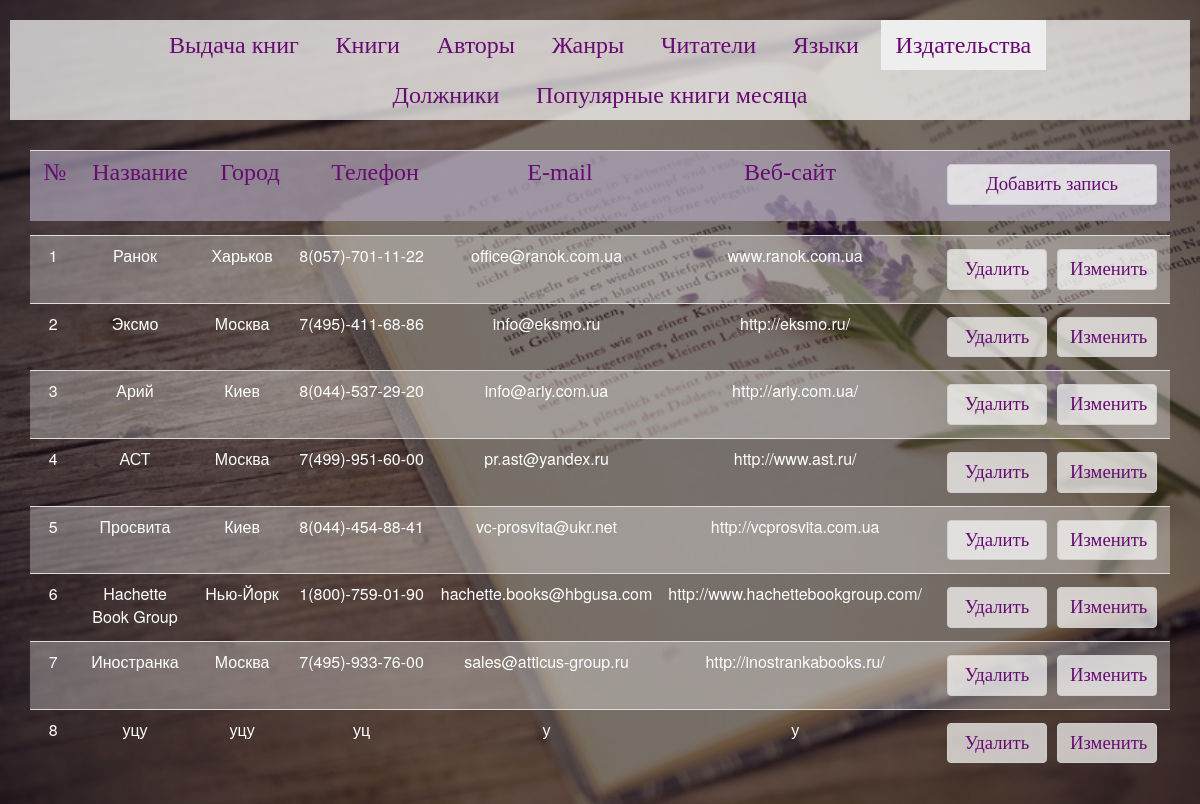
The page /tables/publishers.php on the database its author committed.
### tables this page shows
CREATE TABLE IF NOT EXISTS `publishers` (
  `publisher_id` int(11) NOT NULL AUTO_INCREMENT,
  `publish_name` varchar(30) NOT NULL,
  `city` varchar(30) NOT NULL,
  `phone_num` varchar(20) NOT NULL,
  `e_mail` varchar(40) NOT NULL,
  `web_site` varchar(40) NOT NULL,
  PRIMARY KEY (`publisher_id`),
  UNIQUE KEY `e_mail` (`e_mail`)
);

### tables/publishers.php (the view, shortened to what this page needs)
<?php
class Publishers extends Db {
    public function fetchAll(){
        $conn = $this->ConnectDB();
        $stmt = $conn->prepare("SELECT * FROM `publishers` ORDER BY publisher_id");
        $stmt->execute();
        $result = $stmt->fetchAll();
        return $result;
    }
}
$out = new Publishers();
$rows = $out->fetchAll();
?>
<!DOCTYPE>
<html>
<head>
    <link rel="stylesheet" href="../css/bootstrap.css">
    <link rel="stylesheet" href="../css/tables.css">
</head>
<body>
<div class="container">
    <form method="post">
        <nav id="header" class="navbar navbar-fixed-top" role="navigation">
            <ul id="panel" class="nav navbar-nav">
                <li><a href="output.php">Выдача книг</a></li>
                <li><a href="books.php">Книги</a></li>
                <li><a href="authors.php">Авторы</a></li>
                <li><a href="genres.php">Жанры</a></li>
                <li><a href="readers.php">Читатели</a></li>
                <li><a href="languages.php">Языки</a></li>
                <li id="current"><a href="publishers.php">Издательства</a></li><br>
                <li><a href="debtors.php">Должники</a></li>
                <li><a href="popular.php">Популярные книги месяца</a></li>
            </ul>
            <div class="container">
                <table class="title table table-striped">
                    <tr>
                        <td width="50">№</td>
                        <td width="120">Название</td>
                        <td width="100">Город</td>
                        <td width="150">Телефон</td>
                        <td width="220">E-mail</td>
                        <td>Веб-сайт</td>
                        <td width="260"><button id="add-btn" type="button" class="btn btn-default" data-toggle="modal" data-target="#addModal">Добавить запись</button></td>
                    </tr>
                </table>
            </div>
        </nav>
        <div class="table-responsive">
            <table class="table table-striped"  style="text-align: center;">
                <?php for ($i = 0; $i < count($rows); $i++) {?>
                    <tr data-id="<?= $rows[$i]['publisher_id']?>" data-name="<?= $rows[$i]['publish_name']?>"
                        data-city="<?= $rows[$i]['city']?>" data-phone="<?= $rows[$i]['phone_num']?>"
                        data-email="<?= $rows[$i]['e_mail']?>" data-site="<?= $rows[$i]['web_site']?>">
                        <td width="50"><?= $rows[$i]['publisher_id']?></td>
                        <td width="120"><?= $rows[$i]['publish_name']?></td>
                        <td width="100"><?= $rows[$i]['city']?></td>
                        <td width="150"><?= $rows[$i]['phone_num']?></td>
                        <td width="220"><?= $rows[$i]['e_mail']?></td>
                        <td><?= $rows[$i]['web_site']?></td>
                        <td width="260"><button name="edit" type="button" class="btn btn-default" data-toggle="modal" data-target="#editModal">Изменить</button>
                            <input name="delete" type="button" class="btn btn-default" value="Удалить"></td>
                    </tr>
                <?php } ?>
            </table>
        </div>
    </form>
</div>
</body>
</html>

### css/tables.css (style rules this page uses)
html { background-image: url(../img/2.jpg); background-color: rgba(0, 0, 0, 0.5); background-blend-mode: darken; background-attachment: fixed; background-size: cover; }
body { padding-top: 70px; width: 100%; height: 100%; background: 0; }
.table { margin-top: 165px; color: #ffffff; }
.btn-default { float: right; margin: 5; width: 100px; font-size: 14pt; font-family: "Monotype Corsiva", bold; }
#header { border: 0; padding: 10px; background-image: url(../img/2.jpg); background-color: rgba(0, 0, 0, 0.5); background-blend-mode: darken; background-attachment: fixed; background-size: cover; }
.title { height: 71px; border: 0; color: #670b72; font-size: 18pt; font-family: "Monotype Corsiva", bold; background-color: rgba(116, 97, 141, 0.5); text-align: center; margin-top: 30px; margin-bottom: 0; }
#panel { color: #670b72; font-size: 20pt; font-family: "Monotype Corsiva", bold; background-color: rgba(255, 255, 255, 0.7); border-color: #cccccc; margin-top: 10px; float: none; text-align: center; }
#panel li { color: #670b72; display: inline-block; }
#panel a { color: #670b72; font-size: 18pt; font-family: "Monotype Corsiva", bold; }
#current { text-decoration: none; background-color: #eeeeee; }
#add-btn { width: 210px; }
.navbar-nav > li { float: none; }

### rows shown on the page
publishers: publisher_id "1", publish_name "Ранок", city "Харьков", phone_num "8(057)-701-11-22", e_mail "office@ranok.com.ua", web_site "www.ranok.com.ua"
publishers: publisher_id "2", publish_name "Эксмо", city "Москва", phone_num "7(495)-411-68-86", e_mail "info@eksmo.ru", web_site "http://eksmo.ru/"
publishers: publisher_id "3", publish_name "Арий", city "Киев", phone_num "8(044)-537-29-20", e_mail "info@ariy.com.ua", web_site "http://ariy.com.ua/"
publishers: publisher_id "4", publish_name "АСТ", city "Москва", phone_num "7(499)-951-60-00", e_mail "pr.ast@yandex.ru", web_site "http://www.ast.ru/"
publishers: publisher_id "5", publish_name "Просвита", city "Киев", phone_num "8(044)-454-88-41", e_mail "vc-prosvita@ukr.net", web_site "http://vcprosvita.com.ua"
publishers: publisher_id "6", publish_name "Hachette Book Group", city "Нью-Йорк", phone_num "1(800)-759-01-90", e_mail "hachette.books@hbgusa.com", web_site "http://www.hachettebookgroup.com/"
publishers: publisher_id "7", publish_name "Иностранка", city "Москва", phone_num "7(495)-933-76-00", e_mail "sales@atticus-group.ru", web_site "http://inostrankabooks.ru/"
publishers: publisher_id "8", publish_name "уцу", city "уцу", phone_num "уц", e_mail "у", web_site "у"
